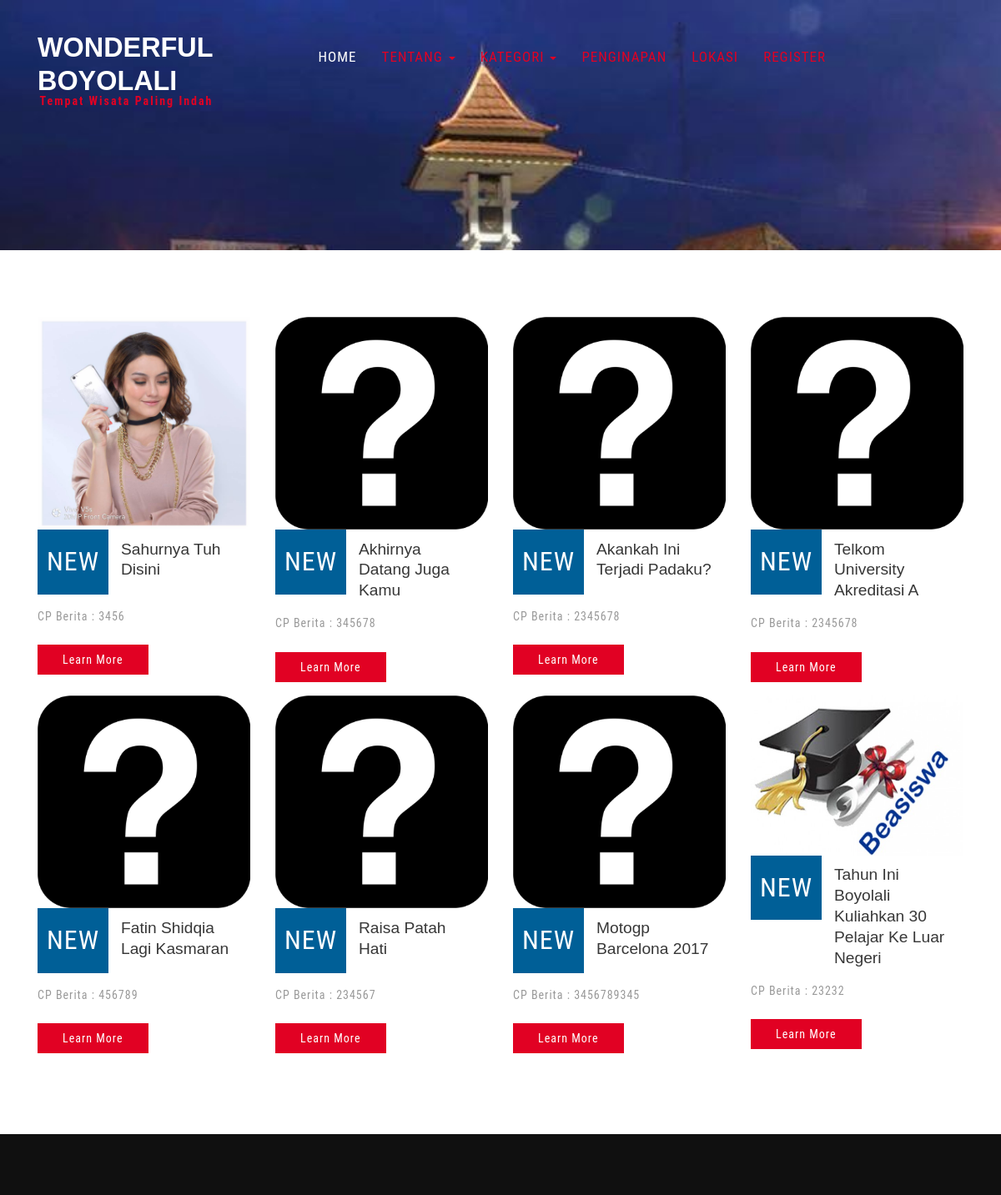
/index.php/main/allberita (upper part), run on an earlier commit of the app's database.
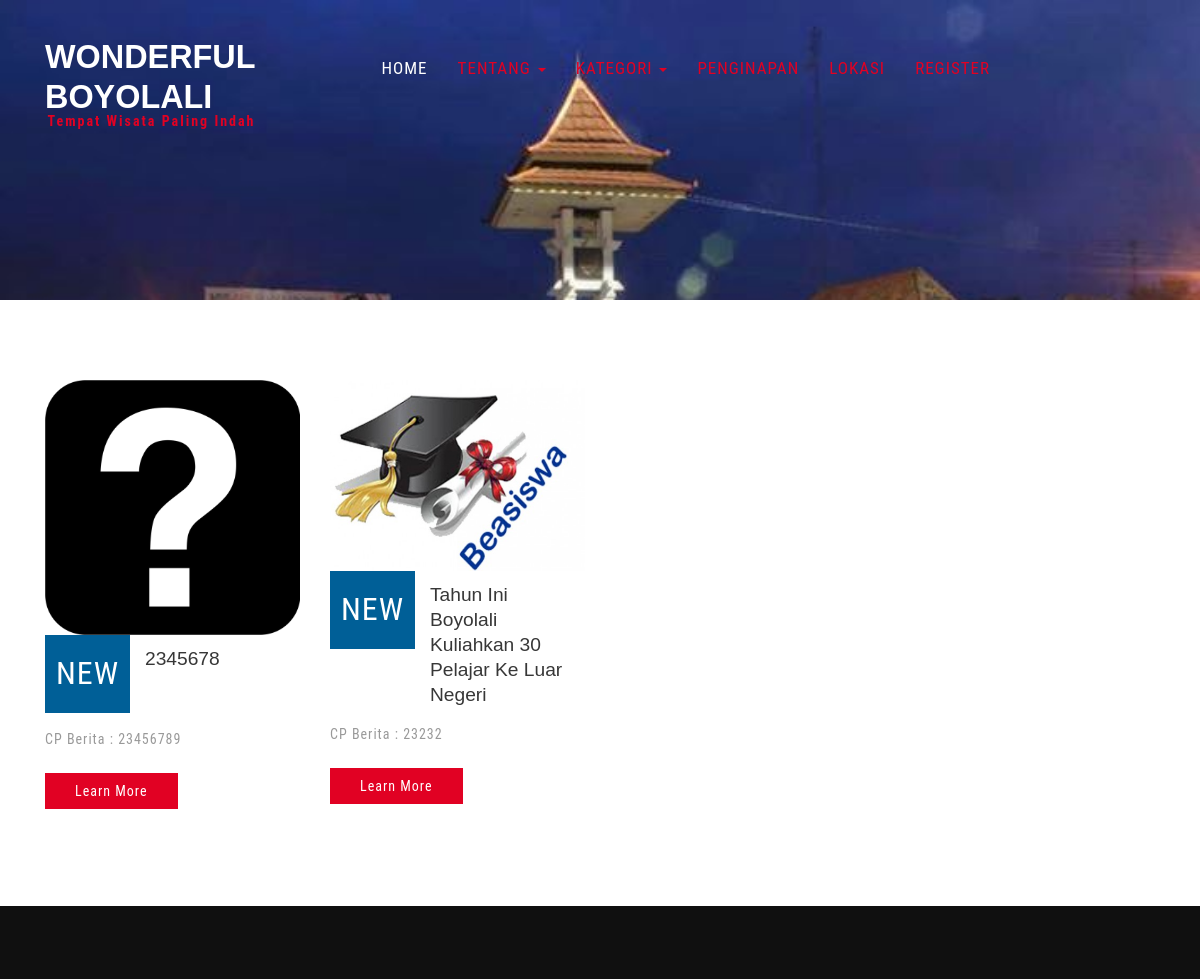
And on a later commit of the database.
### tables this page shows
CREATE TABLE `berita_terbaru` (
  `id_berita` int(5) NOT NULL,
  `judul_berita` varchar(100) NOT NULL,
  `tgl_berita` date NOT NULL,
  `ket_berita` text NOT NULL,
  `cp_berita` varchar(15) NOT NULL,
  `id_admin` int(5) NOT NULL
);

### application/controllers/Main.php (called while the page is built, shortened)
<?php
class Main extends CI_Controller {
	public function allberita(){
		$this->load->model('m_dashboard');
        $this->load->view('main/header1');
		$data['berita'] = $this->m_dashboard->tampil_berita()->result();
        $this->load->view('allberita',$data);
		$this->load->view('main/footer');
	}
}

### index.php (called while the page is built, shortened)
<?php
require_once BASEPATH.'core/CodeIgniter.php';

### application/models/m_dashboard.php (called while the page is built, shortened)
<?php
class m_dashboard extends CI_Model{
    public function tampil_berita(){
        $query = $this->db->query("SELECT * FROM berita_terbaru order by id_berita desc");
            return $query;
    }
}
?>

### application/views/allberita.php (the view, shortened to what this page needs)
<?php
	$CI =& get_instance();
?>
	<div class="banner-bottom">
		<div class="container">
			<div class="banner-bottom-grids">
				<?php $no=1; foreach($berita as $a){ ?>
				<div class="col-md-3 banner-bottom-grid w3-agileits">
					<?php
						$dapetgambarberita = "";
						$getgambar =$CI->db->query('select gambar from gambar_berita where id_berita="'.$a->id_berita.'"');
						foreach ($getgambar->result() as $row){
						    $dapetgambarberita = $row->gambar;
						}
					?>
					<?php
					if ($dapetgambarberita=="") {
						?>
							<img src="<?php echo base_url()?>assets/images/tanya.png" alt=" " class="img-responsive" />
						<?php
					}else{
						?>
							<img src="<?php echo base_url()?>upload-foto/<?php echo $dapetgambarberita; ?>" alt=" " class="img-responsive" />
						<?php
					}
					?>
					<div class="banner-bottom-grid-info">
						<div class="col-xs-4 banner-bottom-grid-infol">
							<p>NEW</p>
						</div>
						<div class="col-xs-8 banner-bottom-grid-infor">
							<h3><?php echo $a->judul_berita; ?></h3>
						</div>
						<div class="clearfix"> </div>
						<p class="vel">CP Berita : <?php echo $a->cp_berita; ?></p>
							<div class="more">
								<a href="<?php echo base_url()?>index.php/detailberita/<?php echo $a->id_berita; ?>">Learn More</a>
							</div>
					</div>
				</div>
				<?php $no++;
			 	} ?>
				<div class="clearfix"> </div>
			</div>
		</div>
	</div>

What changed in the data, as far as the page shows it:
removed berita_terbaru: shows a picture, judul_berita "Sahurnya Tuh Disini", cp_berita "3456"
removed berita_terbaru: judul_berita "Akhirnya Datang Juga Kamu", cp_berita "345678"
removed berita_terbaru: judul_berita "Akankah Ini Terjadi Padaku?", cp_berita "2345678"
removed berita_terbaru: judul_berita "Telkom University Akreditasi A", cp_berita "2345678"
removed berita_terbaru: judul_berita "Fatin Shidqia Lagi Kasmaran", cp_berita "456789"
removed berita_terbaru: judul_berita "Raisa Patah Hati", cp_berita "234567"
removed berita_terbaru: judul_berita "Motogp Barcelona 2017", cp_berita "3456789345"
added berita_terbaru: judul_berita "2345678", cp_berita "23456789"
